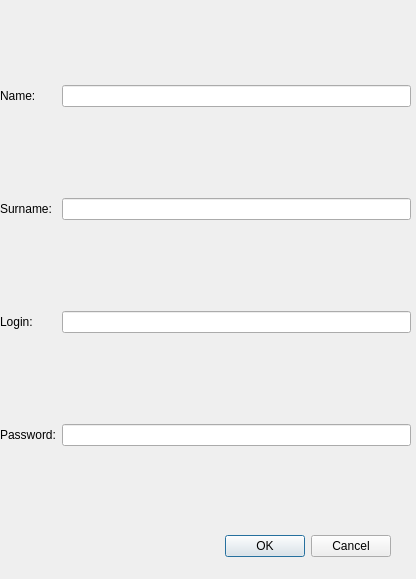
<?xml version="1.0" encoding="UTF-8"?>
<ui version="4.0">
 <class>addReader</class>
 <widget class="QDialog" name="addReader">
  <property name="geometry">
   <rect>
    <x>0</x>
    <y>0</y>
    <width>416</width>
    <height>579</height>
   </rect>
  </property>
  <property name="windowTitle">
   <string>Dialog</string>
  </property>
  <widget class="QDialogButtonBox" name="buttonBox">
   <property name="geometry">
    <rect>
     <x>220</x>
     <y>530</y>
     <width>171</width>
     <height>32</height>
    </rect>
   </property>
   <property name="orientation">
    <enum>Qt::Horizontal</enum>
   </property>
   <property name="standardButtons">
    <set>QDialogButtonBox::Cancel|QDialogButtonBox::Ok</set>
   </property>
  </widget>
  <widget class="QWidget" name="gridLayoutWidget">
   <property name="geometry">
    <rect>
     <x>0</x>
     <y>0</y>
     <width>411</width>
     <height>531</height>
    </rect>
   </property>
   <layout class="QGridLayout" name="gridLayout">
    <item row="2" column="0">
     <widget class="QLabel" name="label_6">
      <property name="text">
       <string>Login:</string>
      </property>
     </widget>
    </item>
    <item row="3" column="0">
     <widget class="QLabel" name="label_7">
      <property name="text">
       <string>Password:</string>
      </property>
     </widget>
    </item>
    <item row="1" column="1">
     <widget class="QLineEdit" name="edSurn"/>
    </item>
    <item row="1" column="0">
     <widget class="QLabel" name="label_14">
      <property name="text">
       <string>Surname:</string>
      </property>
     </widget>
    </item>
    <item row="0" column="1">
     <widget class="QLineEdit" name="edName"/>
    </item>
    <item row="3" column="1">
     <widget class="QLineEdit" name="password"/>
    </item>
    <item row="0" column="0">
     <widget class="QLabel" name="label_13">
      <property name="text">
       <string>Name:</string>
      </property>
     </widget>
    </item>
    <item row="2" column="1">
     <widget class="QLineEdit" name="loginLE"/>
    </item>
   </layout>
  </widget>
 </widget>
 <resources/>
 <connections>
  <connection>
   <sender>buttonBox</sender>
   <signal>accepted()</signal>
   <receiver>addReader</receiver>
   <slot>accept()</slot>
   <hints>
    <hint type="sourcelabel">
     <x>248</x>
     <y>254</y>
    </hint>
    <hint type="destinationlabel">
     <x>157</x>
     <y>274</y>
    </hint>
   </hints>
  </connection>
  <connection>
   <sender>buttonBox</sender>
   <signal>rejected()</signal>
   <receiver>addReader</receiver>
   <slot>reject()</slot>
   <hints>
    <hint type="sourcelabel">
     <x>316</x>
     <y>260</y>
    </hint>
    <hint type="destinationlabel">
     <x>286</x>
     <y>274</y>
    </hint>
   </hints>
  </connection>
 </connections>
</ui>
